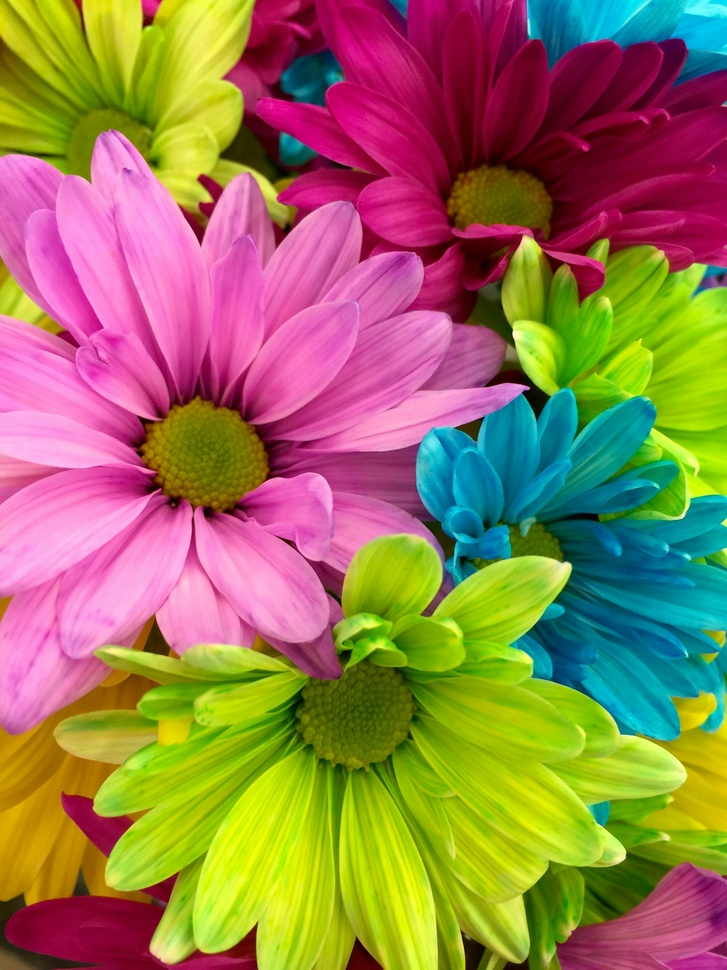
#> input picture big_image.jpg, 727 x 970 px, shrunk from 2448 x 3264 before the run, found by its file name
$ python save_image_after_processed.py
#> lines starting #> are read from the running program, lines starting #| are printed output that depends on the picture
import cv2
import numpy as np
import matplotlib.pyplot as plt

def main():
    big = cv2.imread('/home/inzamul/Downloads/big_image.jpg')
#> big is the input picture: shape (970, 727, 3); mean B, G, R 83, 121.7, 151.1
    print(big.shape)
#| (970, 727, 3)


    processed_img_pre = 255 - big
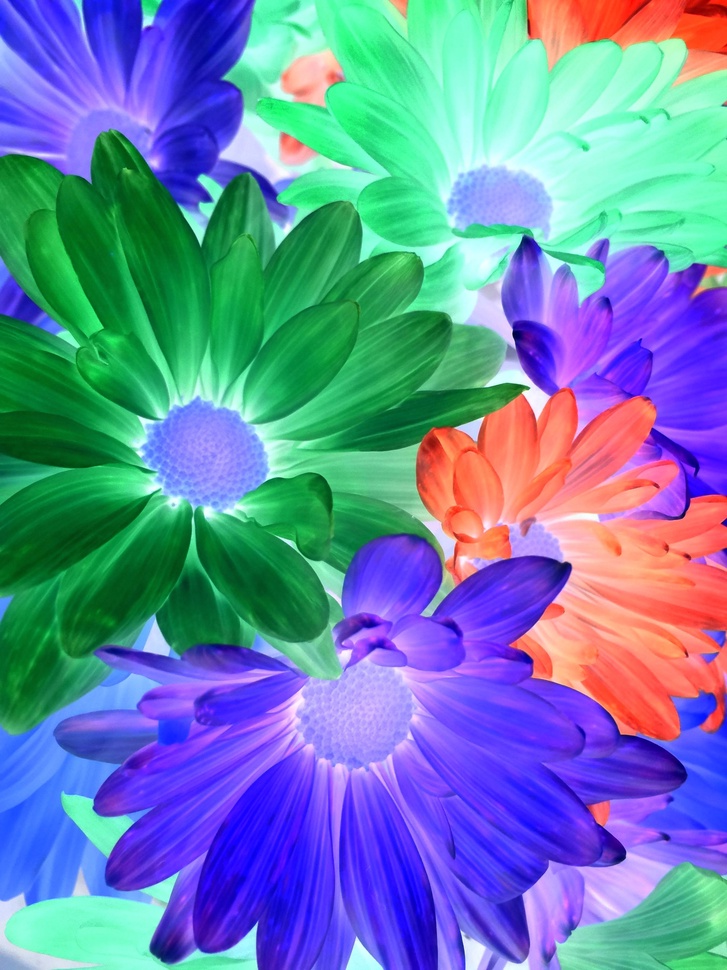
#> processed_img_pre: shape (970, 727, 3); mean B, G, R 172, 133.3, 103.9
    processed_img = cv2.cvtColor(big,cv2.COLOR_BGR2RGB)

    #save image
    save_img_path = '/home/inzamul/Downloads/processed_image.jpg'
    cv2.imwrite(save_img_path, processed_img)
    print(processed_img.shape)
#| (970, 727, 3)


    #save figure
    plt.figure(figsize=(10,5))
    plt.subplot(1, 2, 1)
    plt.imshow(cv2.cvtColor(big, cv2.COLOR_BGR2RGB))
    plt.title('Original Image')
    plt.axis('off')
    plt.subplot(1, 2, 2)
    plt.imshow(processed_img)
    plt.title('Processed Image')
    plt.axis('off')
    plt.savefig('/home/inzamul/Downloads/comparison_image.jpg')
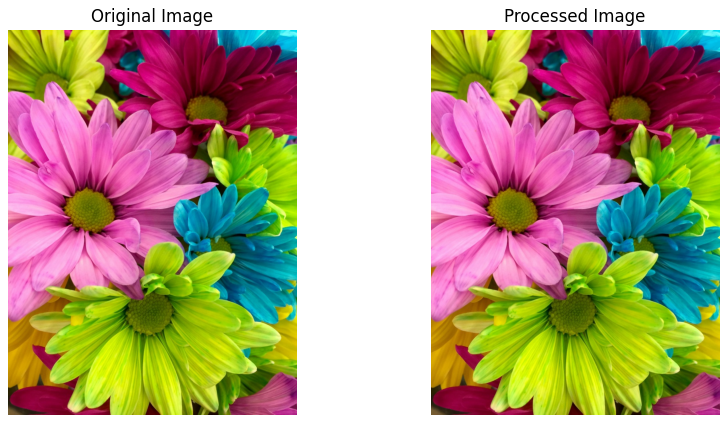
#> figure drawn by matplotlib, 2 panels
    plt.show()

    #save matrix
    np_file = '/home/inzamul/Downloads/image_matrix.npy'
    np.save(np_file, big, processed_img)
    #np.savez_compressed()

    #open npy file
    img_set = np.load(np_file)
#> (the run stopped early here; a loop or call above may not have finished)

$ run again, with rose.jpg copied over big_image.jpg
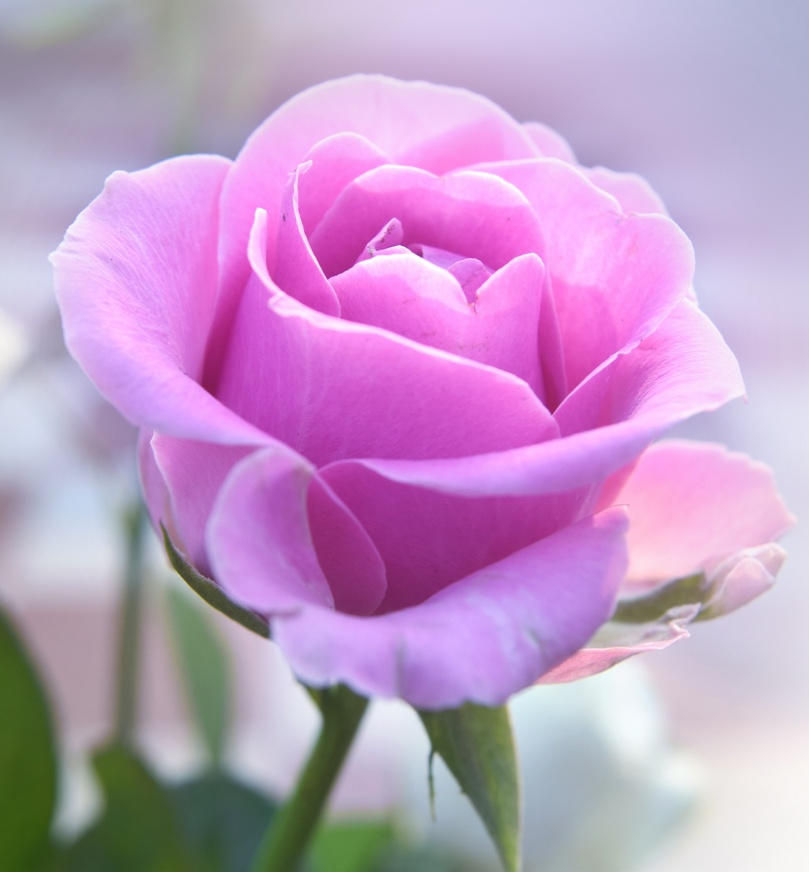
#> input picture rose.jpg, 809 x 872 px, shrunk from 1783 x 1920 before the run, found by its file name
#> in main, big is the input picture: shape (872, 809, 3); mean B, G, R 196.8, 155.5, 192.4
#| (872, 809, 3)
#> in main, `processed_img_pre = 255 - big`:
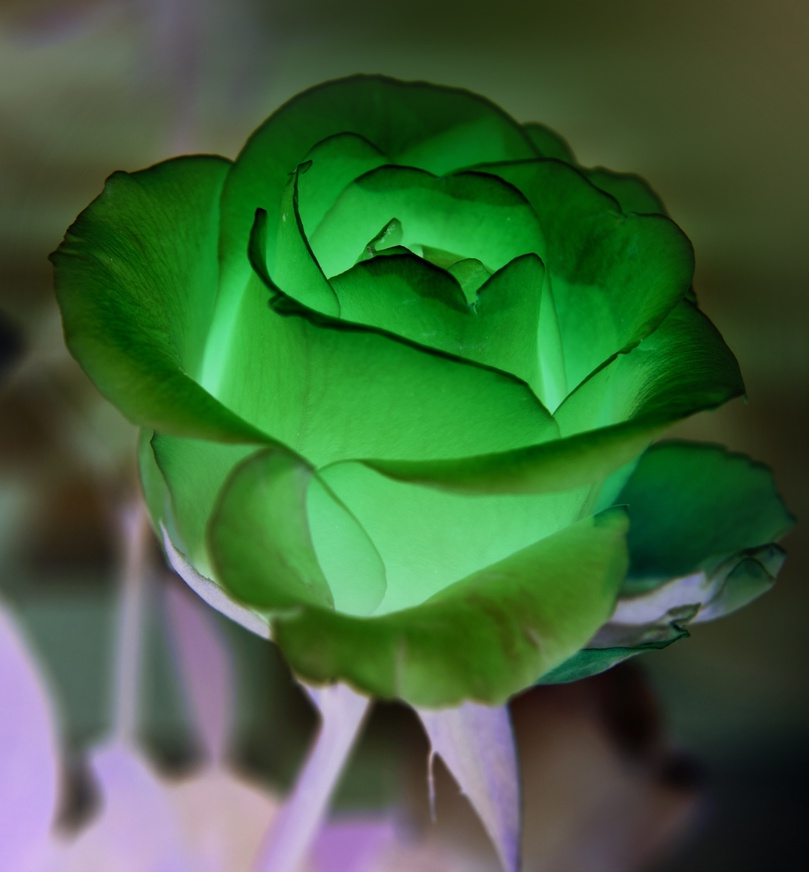
#> processed_img_pre: shape (872, 809, 3); mean B, G, R 58.2, 99.5, 62.6
#| (872, 809, 3)
#> in main, `plt.savefig('/home/inzamul/Downloads/comparison_image.jpg')`:
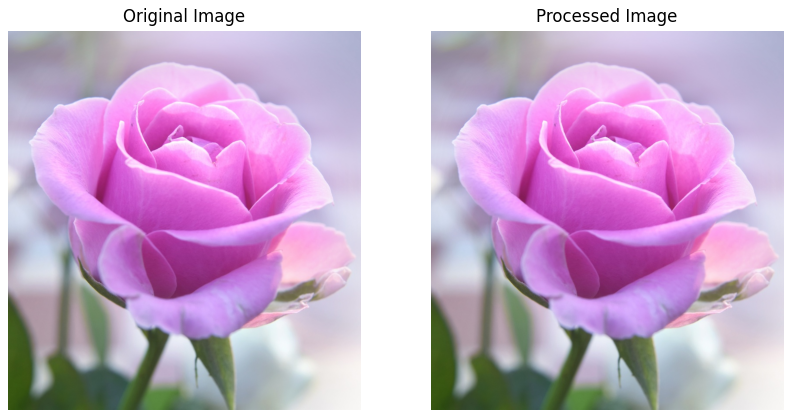
#> figure drawn by matplotlib, 2 panels

$ run again, with tulip.jpg copied over big_image.jpg
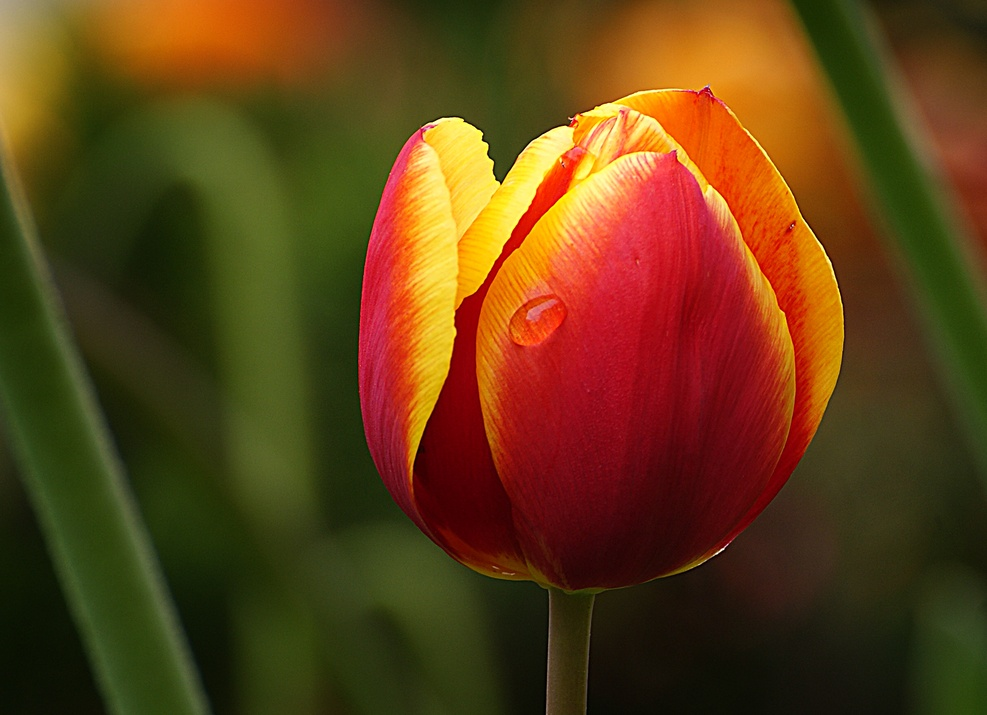
#> input picture tulip.jpg, 987 x 715 px, shrunk from 2400 x 1740 before the run, found by its file name
#> in main, big is the input picture: shape (715, 987, 3); mean B, G, R 21.3, 62.4, 95.8
#| (715, 987, 3)
#> in main, `processed_img_pre = 255 - big`:
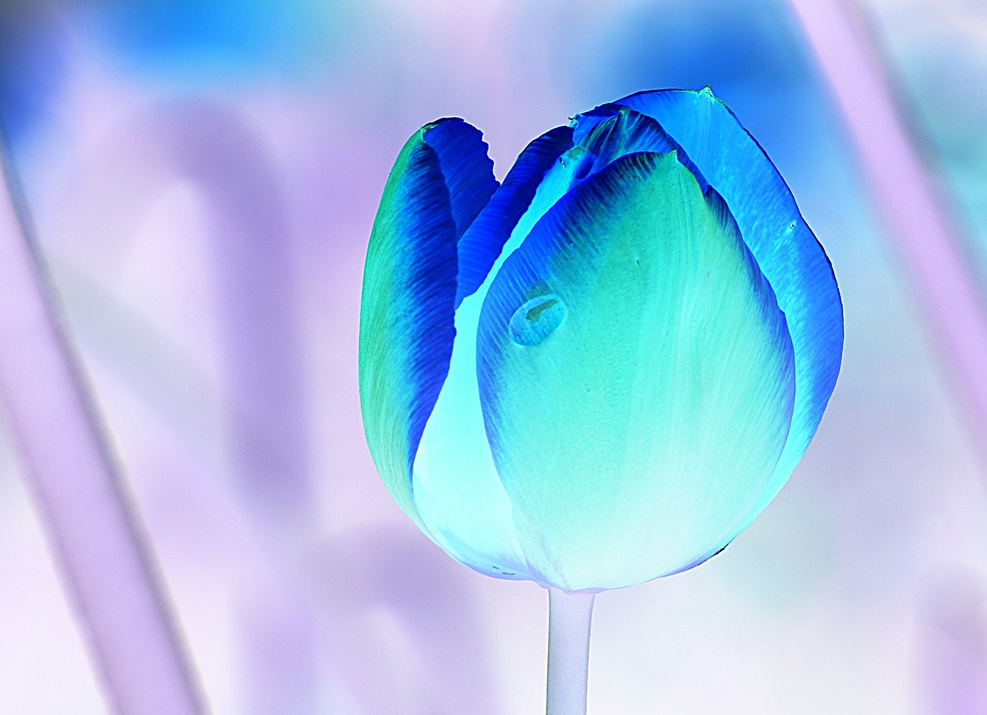
#> processed_img_pre: shape (715, 987, 3); mean B, G, R 233.7, 192.6, 159.2
#| (715, 987, 3)
#> in main, `plt.savefig('/home/inzamul/Downloads/comparison_image.jpg')`:
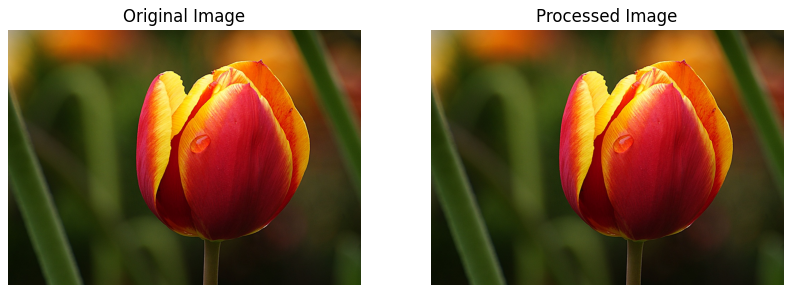
#> figure drawn by matplotlib, 2 panels
